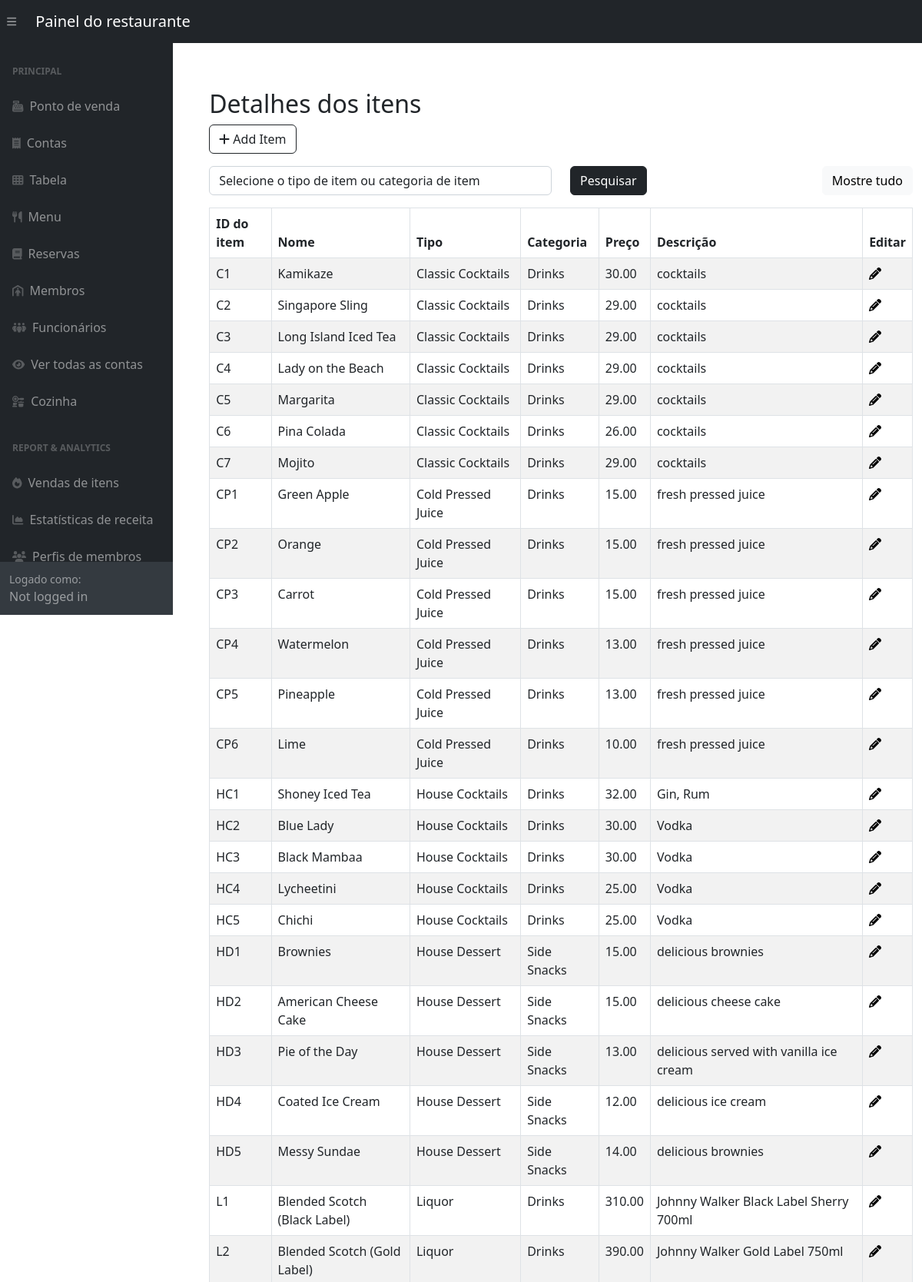
Page /adminSide/panel/menu-panel.php (upper part) on the committed database.
### tables this page shows
CREATE TABLE `Menu` (
  `item_id` varchar(6) NOT NULL,
  `item_name` varchar(255) DEFAULT NULL,
  `item_type` varchar(255) DEFAULT NULL,
  `item_category` varchar(255) DEFAULT NULL,
  `item_price` decimal(10,2) DEFAULT NULL,
  `item_description` varchar(255) DEFAULT NULL
);

### adminSide/panel/menu-panel.php (the view, shortened to what this page needs)
<?php include '../inc/dashHeader.php'; ?>
<div class="wrapper">
    <div class="container-fluid pt-5 pl-600">
        <div class="row">
            <div class="m-50">
                <div class="mt-5 mb-3">
                    <h2 class="pull-left">Detalhes dos itens</h2>
                    <a href="../menuCrud/createItem.php" class="btn btn-outline-dark"><i class="fa fa-plus"></i> Add Item</a>
                </div>
                <div class="mb-3">
                    <form method="POST" action="#">
                        <div class="row">
                            <div class="col-md-6">
                                <select name="search" id="search" class="form-control">
                                    <option value="">Selecione o tipo de item ou categoria de item</option>
                                </select>
                            </div>
                            <div class="col-md-3">
                                <button type="submit" class="btn btn-dark">Pesquisar</button>
                            </div>
                            <div class="col" style="text-align: right;" >
                                <a href="menu-panel.php" class="btn btn-light">Mostre tudo</a>
                            </div>
                        </div>
                    </form>
                </div>
                <?php
                require_once "../config.php";
                if (isset($_POST['search'])) {
                    if (!empty($_POST['search'])) {
                        $search = $_POST['search'];
                        $sql = "SELECT * FROM Menu WHERE item_type LIKE '%$search%' OR item_category LIKE '%$search%' OR item_name LIKE '%$search%' OR item_id LIKE '%$search%' ORDER BY item_id;";
                    } else {
                        $sql = "SELECT * FROM Menu ORDER BY item_id;";
                    }
                } else {
                    $sql = "SELECT * FROM Menu ORDER BY item_id;";
                }
                if ($result = mysqli_query($link, $sql)) {
                    if (mysqli_num_rows($result) > 0) {
                        echo '<table class="table table-bordered table-striped">';
                        echo "<thead>";
                        echo "<tr>";
                        echo "<th>ID do item</th>";
                        echo "<th>Nome</th>";
                        echo "<th>Tipo</th>";
                        echo "<th>Categoria</th>";
                        echo "<th>Preço</th>";
                        echo "<th>Descrição</th>";
                        echo "<th>Editar</th>";
                        echo "</tr>";
                        echo "</thead>";
                        echo "<tbody>";
                        while ($row = mysqli_fetch_array($result)) {
                            echo "<tr>";
                            echo "<td>" . $row['item_id'] . "</td>";
                            echo "<td>" . $row['item_name'] . "</td>";
                            echo "<td>" . $row['item_type'] . "</td>";
                            echo "<td>" . $row['item_category'] . "</td>";
                            echo "<td>" . $row['item_price'] . "</td>";
                            echo "<td>" . $row['item_description'] . "</td>";
                            echo "<td>";
                            echo '<a href="../menuCrud/updateItemVerify.php?id='. $row['item_id'] .'" title="Modify Record" data-toggle="tooltip"'
                                    . 'onclick="return confirm(\'Permissão de administrador necessária!\n\nTem certeza de que deseja editar este item?\')">'
                             . '<i class="fa fa-pencil" aria-hidden="true"></i></a>';
                            echo "</td>";
                            echo "</tr>";
                        }
                        echo "</tbody>";
                        echo "</table>";
                    } else {
                        echo '<div class="alert alert-danger"><em>No records were found.</em></div>';
                    }
                } else {
                    echo "Oops! Something went wrong. Please try again later.";
                }
                ?>
            </div>
        </div>
    </div>
</div>
<?php include '../inc/dashFooter.php'; ?>

### adminSide/panel/menu-panel.php (style rules this page uses)
.wrapper { width: 1300px; padding-left: 200px; padding-top: 20px }

### rows in the picture
menu: item_id "C1", item_name "Kamikaze", item_type "Classic Cocktails", item_category "Drinks", item_price "30.00", item_description "cocktails"
menu: item_id "C2", item_name "Singapore Sling", item_type "Classic Cocktails", item_category "Drinks", item_price "29.00", item_description "cocktails"
menu: item_id "C3", item_name "Long Island Iced Tea", item_type "Classic Cocktails", item_category "Drinks", item_price "29.00", item_description "cocktails"
menu: item_id "C4", item_name "Lady on the Beach", item_type "Classic Cocktails", item_category "Drinks", item_price "29.00", item_description "cocktails"
menu: item_id "C5", item_name "Margarita", item_type "Classic Cocktails", item_category "Drinks", item_price "29.00", item_description "cocktails"
menu: item_id "C6", item_name "Pina Colada", item_type "Classic Cocktails", item_category "Drinks", item_price "26.00", item_description "cocktails"
menu: item_id "C7", item_name "Mojito", item_type "Classic Cocktails", item_category "Drinks", item_price "29.00", item_description "cocktails"
menu: item_id "CP1", item_name "Green Apple", item_type "Cold Pressed Juice", item_category "Drinks", item_price "15.00", item_description "fresh pressed juice"
menu: item_id "CP2", item_name "Orange", item_type "Cold Pressed Juice", item_category "Drinks", item_price "15.00", item_description "fresh pressed juice"
menu: item_id "CP3", item_name "Carrot", item_type "Cold Pressed Juice", item_category "Drinks", item_price "15.00", item_description "fresh pressed juice"
menu: item_id "CP4", item_name "Watermelon", item_type "Cold Pressed Juice", item_category "Drinks", item_price "13.00", item_description "fresh pressed juice"
menu: item_id "CP5", item_name "Pineapple", item_type "Cold Pressed Juice", item_category "Drinks", item_price "13.00", item_description "fresh pressed juice"
menu: item_id "CP6", item_name "Lime", item_type "Cold Pressed Juice", item_category "Drinks", item_price "10.00", item_description "fresh pressed juice"
menu: item_id "HC1", item_name "Shoney Iced Tea", item_type "House Cocktails", item_category "Drinks", item_price "32.00", item_description "Gin, Rum"
menu: item_id "HC2", item_name "Blue Lady", item_type "House Cocktails", item_category "Drinks", item_price "30.00", item_description "Vodka"
menu: item_id "HC3", item_name "Black Mambaa", item_type "House Cocktails", item_category "Drinks", item_price "30.00", item_description "Vodka"
menu: item_id "HC4", item_name "Lycheetini", item_type "House Cocktails", item_category "Drinks", item_price "25.00", item_description "Vodka"
menu: item_id "HC5", item_name "Chichi", item_type "House Cocktails", item_category "Drinks", item_price "25.00", item_description "Vodka"
menu: item_id "HD1", item_name "Brownies", item_type "House Dessert", item_category "Side Snacks", item_price "15.00", item_description "delicious brownies"
menu: item_id "HD2", item_name "American Cheese Cake", item_type "House Dessert", item_category "Side Snacks", item_price "15.00", item_description "delicious cheese cake"
menu: item_id "HD3", item_name "Pie of the Day", item_type "House Dessert", item_category "Side Snacks", item_price "13.00", item_description "delicious served with vanilla ice cream"
menu: item_id "HD4", item_name "Coated Ice Cream", item_type "House Dessert", item_category "Side Snacks", item_price "12.00", item_description "delicious ice cream"
menu: item_id "HD5", item_name "Messy Sundae", item_type "House Dessert", item_category "Side Snacks", item_price "14.00", item_description "delicious brownies"
menu: item_id "L1", item_name "Blended Scotch (Black Label)", item_type "Liquor", item_category "Drinks", item_price "310.00", item_description "Johnny Walker Black Label Sherry 700ml"
menu: item_id "L2", item_name "Blended Scotch (Gold Label)", item_type "Liquor", item_category "Drinks", item_price "390.00", item_description "Johnny Walker Gold Label 750ml"
